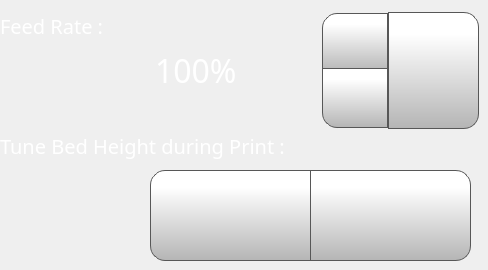
      <widget class="QWidget" name="feedRateTab">
       <attribute name="icon">
        <iconset>
         <normaloff>templates/img/FeedRate.png</normaloff>
         <normalon>templates/img/FeedRate_Selected.png</normalon>templates/img/FeedRate.png</iconset>
       </attribute>
       <attribute name="title">
        <string/>
       </attribute>
       <widget class="QLabel" name="feedRateLabelControlPage">
        <property name="geometry">
         <rect>
          <x>0</x>
          <y>10</y>
          <width>181</width>
          <height>31</height>
         </rect>
        </property>
        <property name="font">
         <font>
          <family>Gotham Light</family>
          <pointsize>15</pointsize>
          <weight>50</weight>
          <bold>false</bold>
         </font>
        </property>
        <property name="styleSheet">
         <string notr="true">color: rgb(255, 255, 255);
background-color: rgba(255, 255, 255, 0);</string>
        </property>
        <property name="text">
         <string>Feed Rate :</string>
        </property>
       </widget>
       <widget class="QPushButton" name="moveZMBabyStep">
        <property name="geometry">
         <rect>
          <x>310</x>
          <y>170</y>
          <width>161</width>
          <height>91</height>
         </rect>
        </property>
        <property name="minimumSize">
         <size>
          <width>0</width>
          <height>0</height>
         </size>
        </property>
        <property name="font">
         <font>
          <family>Gotham</family>
          <pointsize>15</pointsize>
         </font>
        </property>
        <property name="styleSheet">
         <string notr="true">QPushButton {
     border: 1px solid rgb(87, 87, 87);

	background-color: qlineargradient(spread:pad, x1:0, y1:1, x2:0, y2:0.188, stop:0 rgba(180, 180, 180, 255), stop:1 rgba(255, 255, 255, 255));
	border-bottom-right-radius: 15px;
	border-top-right-radius: 15px;
}

QPushButton:pressed {
    background-color: qlineargradient(x1: 0, y1: 0, x2: 0, y2: 1,
                                      stop: 0 #dadbde, stop: 1 #f6f7fa);
}

QPushButton:flat {
    border: none; /* no border for a flat push button */
}

QPushButton:default {
    border-color: navy; /* make the default button prominent */
}

QPushButton:focus {
	outline: none;
}</string>
        </property>
        <property name="text">
         <string/>
        </property>
        <property name="icon">
         <iconset>
          <normaloff>templates/img/arrows.png</normaloff>templates/img/arrows.png</iconset>
        </property>
        <property name="iconSize">
         <size>
          <width>40</width>
          <height>40</height>
         </size>
        </property>
        <property name="checkable">
         <bool>false</bool>
        </property>
        <property name="autoDefault">
         <bool>false</bool>
        </property>
        <property name="default">
         <bool>false</bool>
        </property>
        <property name="flat">
         <bool>false</bool>
        </property>
       </widget>
       <widget class="QPushButton" name="setFeedRateButton">
        <property name="geometry">
         <rect>
          <x>388</x>
          <y>12</y>
          <width>91</width>
          <height>117</height>
         </rect>
        </property>
        <property name="font">
         <font>
          <family>Gotham</family>
          <pointsize>13</pointsize>
         </font>
        </property>
        <property name="styleSheet">
         <string notr="true">QPushButton {
     border: 1px solid rgb(87, 87, 87);
	background-color: qlineargradient(spread:pad, x1:0, y1:1, x2:0, y2:0.188, stop:0 rgba(180, 180, 180, 255), stop:1 rgba(255, 255, 255, 255));
border-top-right-radius: 15px;
border-bottom-right-radius: 15px;

}

QPushButton:pressed {
    background-color: qlineargradient(x1: 0, y1: 0, x2: 0, y2: 1,
                                      stop: 0 #dadbde, stop: 1 #f6f7fa);
}

QPushButton:flat {
    border: none; /* no border for a flat push button */
}

QPushButton:default {
    border-color: navy; /* make the default button prominent */
}

QPushButton:focus {
	outline: none;
}</string>
        </property>
        <property name="text">
         <string/>
        </property>
        <property name="icon">
         <iconset>
          <normaloff>templates/img/verification-mark.png</normaloff>templates/img/verification-mark.png</iconset>
        </property>
        <property name="iconSize">
         <size>
          <width>50</width>
          <height>50</height>
         </size>
        </property>
       </widget>
       <widget class="QLabel" name="flowRateLabelControlPage_5">
        <property name="geometry">
         <rect>
          <x>0</x>
          <y>130</y>
          <width>421</width>
          <height>31</height>
         </rect>
        </property>
        <property name="font">
         <font>
          <family>Gotham Light</family>
          <pointsize>15</pointsize>
          <weight>50</weight>
          <bold>false</bold>
         </font>
        </property>
        <property name="styleSheet">
         <string notr="true">color: rgb(255, 255, 255);
background-color: rgba(255, 255, 255, 0);</string>
        </property>
        <property name="text">
         <string>Tune Bed Height during Print :</string>
        </property>
       </widget>
       <widget class="QPushButton" name="moveZPBabyStep">
        <property name="geometry">
         <rect>
          <x>150</x>
          <y>170</y>
          <width>161</width>
          <height>91</height>
         </rect>
        </property>
        <property name="minimumSize">
         <size>
          <width>0</width>
          <height>0</height>
         </size>
        </property>
        <property name="font">
         <font>
          <family>Gotham</family>
          <pointsize>15</pointsize>
         </font>
        </property>
        <property name="styleSheet">
         <string notr="true">QPushButton {
     border: 1px solid rgb(87, 87, 87);

	background-color: qlineargradient(spread:pad, x1:0, y1:1, x2:0, y2:0.188, stop:0 rgba(180, 180, 180, 255), stop:1 rgba(255, 255, 255, 255));
	border-bottom-left-radius: 15px;
	border-top-left-radius: 15px;
}

QPushButton:pressed {
    background-color: qlineargradient(x1: 0, y1: 0, x2: 0, y2: 1,
                                      stop: 0 #dadbde, stop: 1 #f6f7fa);
}

QPushButton:flat {
    border: none; /* no border for a flat push button */
}

QPushButton:default {
    border-color: navy; /* make the default button prominent */
}

QPushButton:focus {
	outline: none;
}</string>
        </property>
        <property name="text">
         <string/>
        </property>
        <property name="icon">
         <iconset>
          <normaloff>templates/img/arrows-5.png</normaloff>templates/img/arrows-5.png</iconset>
        </property>
        <property name="iconSize">
         <size>
          <width>40</width>
          <height>40</height>
         </size>
        </property>
        <property name="checkable">
         <bool>false</bool>
        </property>
        <property name="autoDefault">
         <bool>false</bool>
        </property>
        <property name="default">
         <bool>false</bool>
        </property>
        <property name="flat">
         <bool>false</bool>
        </property>
       </widget>
       <widget class="QSpinBox" name="feedRateSpinBox">
        <property name="geometry">
         <rect>
          <x>150</x>
          <y>10</y>
          <width>241</width>
          <height>121</height>
         </rect>
        </property>
        <property name="font">
         <font>
          <family>Gotham</family>
          <pointsize>24</pointsize>
         </font>
        </property>
        <property name="styleSheet">
         <string notr="true">QSpinBox {
    padding-right: 5px; /* make room for the arrows */
	color: rgb(255, 255, 255);
	background-color: rgba(255, 255, 255, 0);
   
}
QSpinBox ::text:selected {
	background-color: rgb(40, 40, 40);
	/* background-color: rgb(255, 146, 57); */
   
}
QSpinBox::up-button {
     border: 1px solid rgb(87, 87, 87);


	background-color: qlineargradient(spread:pad, x1:0, y1:1, x2:0, y2:0.188, stop:0 rgba(180, 180, 180, 255), stop:1 rgba(255, 255, 255, 255));
    width: 60px;
     height: 54px;
    padding: 2px;
border-top-left-radius: 15px;
}

QSpinBox::up-arrow { image: url(./templates/img/arrows.png);
    width: 40px;
     height: 40px;
padding: 5px; }



QSpinBox::up-button:pressed {
    background-color: qlineargradient(x1: 0, y1: 0, x2: 0, y2: 1,
                                      stop: 0 #dadbde, stop: 1 #f6f7fa);
}


QSpinBox::down-button {
     border: 1px solid rgb(87, 87, 87);
border-bottom-left-radius: 15px;
	background-color: qlineargradient(spread:pad, x1:0, y1:1, x2:0, y2:0.188, stop:0 rgba(180, 180, 180, 255), stop:1 rgba(255, 255, 255, 255));
    width: 60px;
     height: 54px;
    padding: 2px;
}

QSpinBox::down-arrow {image: url(./templates/img/arrows-5.png);
    width: 40px;
     height: 40px;
padding: 5px;
}

QSpinBox::down-button:pressed {
    background-color: qlineargradient(x1: 0, y1: 0, x2: 0, y2: 1,
                                      stop: 0 #dadbde, stop: 1 #f6f7fa);

}

</string>
        </property>
        <property name="frame">
         <bool>false</bool>
        </property>
        <property name="readOnly">
         <bool>false</bool>
        </property>
        <property name="buttonSymbols">
         <enum>QAbstractSpinBox::UpDownArrows</enum>
        </property>
        <property name="accelerated">
         <bool>true</bool>
        </property>
        <property name="suffix">
         <string>%</string>
        </property>
        <property name="minimum">
         <number>50</number>
        </property>
        <property name="maximum">
         <number>200</number>
        </property>
        <property name="singleStep">
         <number>1</number>
        </property>
        <property name="value">
         <number>100</number>
        </property>
       </widget>
      </widget>
